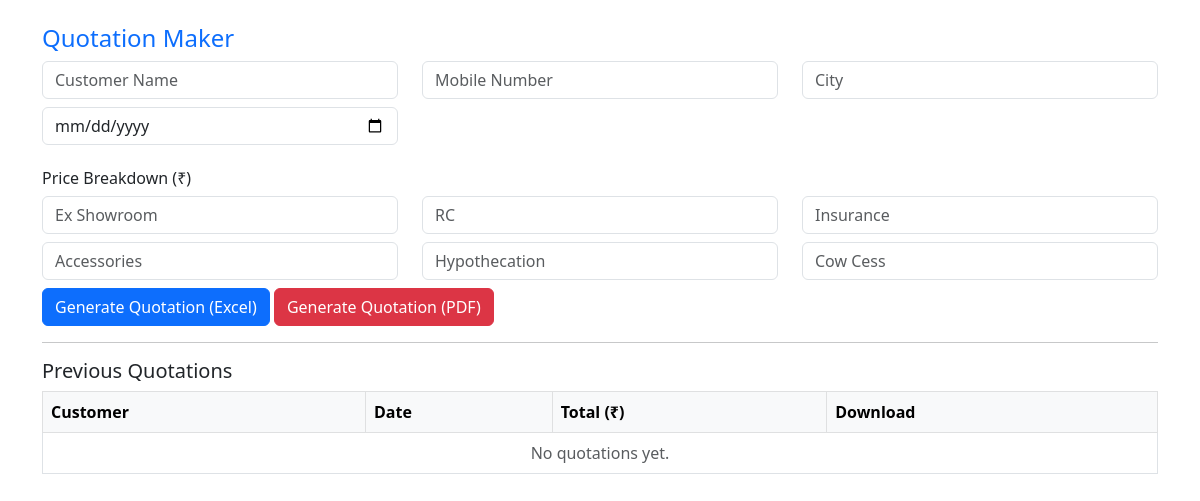
Before: /dealer/quotation/ (signed in) with the older database file.
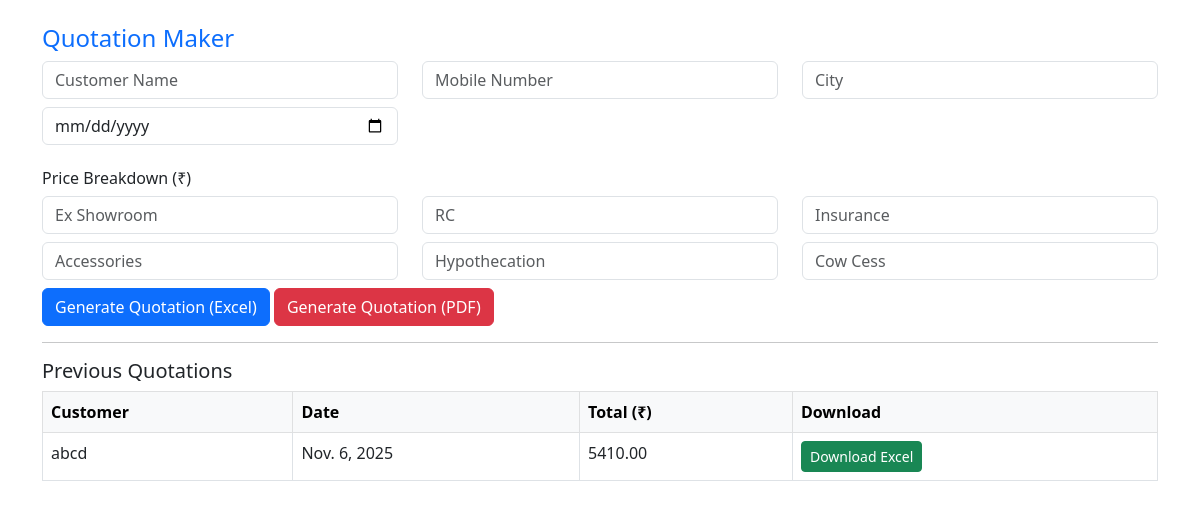
After: the same page with the newer database file.
### portal/models.py (models this page shows, shortened)
class Quotation(models.Model):
    dealer = models.ForeignKey(Dealer, on_delete=models.CASCADE)
    customer_name = models.CharField(max_length=100)
    mobile_no = models.CharField(max_length=15)
    city = models.CharField(max_length=50)
    date_of_quotation = models.DateField()
    ex_showroom = models.DecimalField(max_digits=10, decimal_places=2)
    rc = models.DecimalField(max_digits=10, decimal_places=2)
    insurance = models.DecimalField(max_digits=10, decimal_places=2)
    accessories = models.DecimalField(max_digits=10, decimal_places=2)
    hypothecation = models.DecimalField(max_digits=10, decimal_places=2)
    cow_cess = models.DecimalField(max_digits=10, decimal_places=2)
    total_amount = models.DecimalField(max_digits=12, decimal_places=2, default=0)
    created_at = models.DateTimeField(auto_now_add=True)

### portal/views.py (the view, shortened to what this page needs)
# urls.py: path('dealer/quotation/', views.dealer_quotation, name='dealer_quotation'),
def dealer_quotation(request):
    dealer_id = request.session.get('dealer_id')
    if not dealer_id:
        return redirect('dealer_login')
    dealer = Dealer.objects.get(dealer_id=dealer_id)
    quotations = Quotation.objects.filter(dealer=dealer).order_by('-created_at')
    return render(request, 'portal/dealer_quotation.html', {'dealer': dealer, 'quotations': quotations})

### portal/templates/portal/dealer_quotation.html (shortened to what this page needs)
{% load static %}
<!DOCTYPE html>
<html lang="en">
<head>
<link rel="stylesheet" href="https://cdn.jsdelivr.net/npm/bootstrap@5.3.0/dist/css/bootstrap.min.css">
</head>
<body class="bg-white">
<div class="container mt-4">
  <h4 class="text-primary">Quotation Maker</h4>
  <form method="POST">
    <div class="row">
      <div class="col-md-4 mb-2"><input type="text" name="customer_name" placeholder="Customer Name" class="form-control" required></div>
      <div class="col-md-4 mb-2"><input type="text" name="mobile_no" placeholder="Mobile Number" class="form-control" required></div>
      <div class="col-md-4 mb-2"><input type="text" name="city" placeholder="City" class="form-control" required></div>
      <div class="col-md-4 mb-2"><input type="date" name="date_of_quotation" class="form-control" required></div>
    </div>
    <h6 class="mt-3">Price Breakdown (₹)</h6>
    <div class="row">
      <div class="col-md-4 mb-2"><input type="number" step="0.01" name="ex_showroom" placeholder="Ex Showroom" class="form-control" required></div>
      <div class="col-md-4 mb-2"><input type="number" step="0.01" name="rc" placeholder="RC" class="form-control" required></div>
      <div class="col-md-4 mb-2"><input type="number" step="0.01" name="insurance" placeholder="Insurance" class="form-control" required></div>
      <div class="col-md-4 mb-2"><input type="number" step="0.01" name="accessories" placeholder="Accessories" class="form-control" required></div>
      <div class="col-md-4 mb-2"><input type="number" step="0.01" name="hypothecation" placeholder="Hypothecation" class="form-control" required></div>
      <div class="col-md-4 mb-2"><input type="number" step="0.01" name="cow_cess" placeholder="Cow Cess" class="form-control" required></div>
    </div>
    <button type="submit" name="generate_excel" class="btn btn-primary">Generate Quotation (Excel)</button>
    <button type="submit" name="generate_pdf" class="btn btn-danger">Generate Quotation (PDF)</button>
  </form>
  <hr>
  <h5 class="mt-3">Previous Quotations</h5>
  <table class="table table-bordered mt-2">
    <thead class="table-light">
      <tr>
        <th>Customer</th><th>Date</th><th>Total (₹)</th><th>Download</th>
      </tr>
    </thead>
    <tbody>
      {% for q in quotations %}
        <tr>
          <td>{{ q.customer_name }}</td>
          <td>{{ q.date_of_quotation }}</td>
          <td>{{ q.total_amount }}</td>
          <td><a href="{% url 'download_quotation_excel' q.id %}" class="btn btn-success btn-sm">Download Excel</a></td>
        </tr>
      {% empty %}
        <tr><td colspan="4" class="text-center text-muted">No quotations yet.</td></tr>
      {% endfor %}
    </tbody>
  </table>
</div>
</body>
</html>

Changed rows visible on the page:
added Quotation: customer_name "abcd", date_of_quotation "Nov. 6, 2025", total_amount "5410.00"
Other visible differences:
text no longer shown: "No quotations yet."
